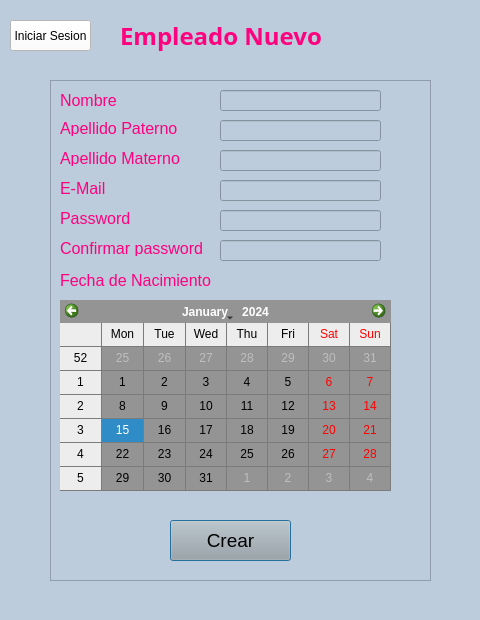
<?xml version="1.0" encoding="UTF-8"?>
<ui version="4.0">
 <class>Dialog</class>
 <widget class="QDialog" name="Dialog">
  <property name="geometry">
   <rect>
    <x>0</x>
    <y>0</y>
    <width>480</width>
    <height>620</height>
   </rect>
  </property>
  <property name="windowTitle">
   <string>Dialog</string>
  </property>
  <property name="styleSheet">
   <string notr="true">background-color: #bcccdc/* rgb(60,60,60)*/;</string>
  </property>
  <widget class="QFrame" name="frame_2">
   <property name="geometry">
    <rect>
     <x>50</x>
     <y>80</y>
     <width>381</width>
     <height>501</height>
    </rect>
   </property>
   <property name="frameShape">
    <enum>QFrame::StyledPanel</enum>
   </property>
   <property name="frameShadow">
    <enum>QFrame::Raised</enum>
   </property>
   <widget class="QLabel" name="label_3">
    <property name="geometry">
     <rect>
      <x>10</x>
      <y>70</y>
      <width>121</width>
      <height>16</height>
     </rect>
    </property>
    <property name="font">
     <font>
      <family>Arial</family>
      <pointsize>12</pointsize>
     </font>
    </property>
    <property name="styleSheet">
     <string notr="true">color: rgb(255, 0, 127);
</string>
    </property>
    <property name="text">
     <string>Apellido Materno </string>
    </property>
   </widget>
   <widget class="QLabel" name="label">
    <property name="geometry">
     <rect>
      <x>10</x>
      <y>10</y>
      <width>71</width>
      <height>21</height>
     </rect>
    </property>
    <property name="font">
     <font>
      <family>Arial</family>
      <pointsize>12</pointsize>
     </font>
    </property>
    <property name="styleSheet">
     <string notr="true">color: rgb(255, 0, 127);</string>
    </property>
    <property name="text">
     <string>Nombre</string>
    </property>
   </widget>
   <widget class="QLabel" name="label_2">
    <property name="geometry">
     <rect>
      <x>10</x>
      <y>40</y>
      <width>121</width>
      <height>16</height>
     </rect>
    </property>
    <property name="font">
     <font>
      <family>Arial</family>
      <pointsize>12</pointsize>
     </font>
    </property>
    <property name="styleSheet">
     <string notr="true">color: rgb(255, 0, 127);</string>
    </property>
    <property name="text">
     <string>Apellido Paterno</string>
    </property>
   </widget>
   <widget class="QLineEdit" name="nombre">
    <property name="geometry">
     <rect>
      <x>170</x>
      <y>10</y>
      <width>161</width>
      <height>21</height>
     </rect>
    </property>
    <property name="font">
     <font>
      <family>Arial</family>
      <pointsize>12</pointsize>
     </font>
    </property>
    <property name="styleSheet">
     <string notr="true">color: rgb(255, 255, 255);</string>
    </property>
    <property name="text">
     <string/>
    </property>
   </widget>
   <widget class="QLabel" name="label_4">
    <property name="geometry">
     <rect>
      <x>10</x>
      <y>100</y>
      <width>51</width>
      <height>16</height>
     </rect>
    </property>
    <property name="font">
     <font>
      <family>Arial</family>
      <pointsize>12</pointsize>
     </font>
    </property>
    <property name="styleSheet">
     <string notr="true">color: rgb(255, 0, 127);</string>
    </property>
    <property name="text">
     <string>E-Mail</string>
    </property>
   </widget>
   <widget class="QLabel" name="label_5">
    <property name="geometry">
     <rect>
      <x>10</x>
      <y>130</y>
      <width>81</width>
      <height>16</height>
     </rect>
    </property>
    <property name="font">
     <font>
      <family>Arial</family>
      <pointsize>12</pointsize>
     </font>
    </property>
    <property name="styleSheet">
     <string notr="true">color: rgb(255, 0, 127);</string>
    </property>
    <property name="text">
     <string>Password </string>
    </property>
   </widget>
   <widget class="QLineEdit" name="ap_pat">
    <property name="geometry">
     <rect>
      <x>170</x>
      <y>40</y>
      <width>161</width>
      <height>21</height>
     </rect>
    </property>
    <property name="font">
     <font>
      <family>Arial</family>
      <pointsize>12</pointsize>
     </font>
    </property>
    <property name="styleSheet">
     <string notr="true">color: rgb(255, 255, 255);</string>
    </property>
    <property name="text">
     <string/>
    </property>
   </widget>
   <widget class="QLineEdit" name="ap_mat">
    <property name="geometry">
     <rect>
      <x>170</x>
      <y>70</y>
      <width>161</width>
      <height>21</height>
     </rect>
    </property>
    <property name="font">
     <font>
      <family>Arial</family>
      <pointsize>12</pointsize>
     </font>
    </property>
    <property name="styleSheet">
     <string notr="true">color: rgb(255, 255, 255);</string>
    </property>
    <property name="text">
     <string/>
    </property>
   </widget>
   <widget class="QLineEdit" name="email">
    <property name="geometry">
     <rect>
      <x>170</x>
      <y>100</y>
      <width>161</width>
      <height>21</height>
     </rect>
    </property>
    <property name="font">
     <font>
      <family>Arial</family>
      <pointsize>12</pointsize>
     </font>
    </property>
    <property name="styleSheet">
     <string notr="true">color: rgb(255, 255, 255);</string>
    </property>
    <property name="text">
     <string/>
    </property>
   </widget>
   <widget class="QLineEdit" name="password">
    <property name="geometry">
     <rect>
      <x>170</x>
      <y>130</y>
      <width>161</width>
      <height>21</height>
     </rect>
    </property>
    <property name="font">
     <font>
      <family>Arial</family>
      <pointsize>12</pointsize>
     </font>
    </property>
    <property name="styleSheet">
     <string notr="true">color: rgb(255, 255, 255);</string>
    </property>
    <property name="text">
     <string/>
    </property>
   </widget>
   <widget class="QLabel" name="label_8">
    <property name="geometry">
     <rect>
      <x>10</x>
      <y>160</y>
      <width>151</width>
      <height>16</height>
     </rect>
    </property>
    <property name="font">
     <font>
      <family>Arial</family>
      <pointsize>12</pointsize>
     </font>
    </property>
    <property name="styleSheet">
     <string notr="true">color: rgb(255, 0, 127);</string>
    </property>
    <property name="text">
     <string>Confirmar password</string>
    </property>
   </widget>
   <widget class="QLineEdit" name="confirpass">
    <property name="geometry">
     <rect>
      <x>170</x>
      <y>160</y>
      <width>161</width>
      <height>21</height>
     </rect>
    </property>
    <property name="font">
     <font>
      <family>Arial</family>
      <pointsize>12</pointsize>
     </font>
    </property>
    <property name="styleSheet">
     <string notr="true">color: rgb(255, 255, 255);</string>
    </property>
    <property name="text">
     <string/>
    </property>
   </widget>
   <widget class="QLabel" name="label_7">
    <property name="geometry">
     <rect>
      <x>10</x>
      <y>190</y>
      <width>161</width>
      <height>21</height>
     </rect>
    </property>
    <property name="font">
     <font>
      <family>Arial</family>
      <pointsize>12</pointsize>
     </font>
    </property>
    <property name="styleSheet">
     <string notr="true">color: rgb(255, 0, 127);</string>
    </property>
    <property name="text">
     <string>Fecha de Nacimiento</string>
    </property>
   </widget>
   <widget class="QCalendarWidget" name="calendar">
    <property name="geometry">
     <rect>
      <x>10</x>
      <y>220</y>
      <width>331</width>
      <height>191</height>
     </rect>
    </property>
    <property name="styleSheet">
     <string notr="true">background-color: #949494;
alternate-background-color: #eeeded;</string>
    </property>
    <property name="gridVisible">
     <bool>true</bool>
    </property>
    <property name="navigationBarVisible">
     <bool>true</bool>
    </property>
    <property name="dateEditEnabled">
     <bool>true</bool>
    </property>
   </widget>
   <widget class="QPushButton" name="crearbutton">
    <property name="geometry">
     <rect>
      <x>120</x>
      <y>440</y>
      <width>121</width>
      <height>41</height>
     </rect>
    </property>
    <property name="font">
     <font>
      <family>Arial</family>
      <pointsize>14</pointsize>
     </font>
    </property>
    <property name="styleSheet">
     <string notr="true">background-color: rgb(167, 168, 167);</string>
    </property>
    <property name="text">
     <string>Crear</string>
    </property>
   </widget>
  </widget>
  <widget class="QLabel" name="label_6">
   <property name="geometry">
    <rect>
     <x>120</x>
     <y>20</y>
     <width>251</width>
     <height>31</height>
    </rect>
   </property>
   <property name="font">
    <font>
     <family>Arial Black</family>
     <pointsize>18</pointsize>
     <weight>75</weight>
     <bold>true</bold>
    </font>
   </property>
   <property name="styleSheet">
    <string notr="true">color: rgb(255, 0, 127);</string>
   </property>
   <property name="text">
    <string>Empleado Nuevo </string>
   </property>
  </widget>
  <widget class="QPushButton" name="pbLogin">
   <property name="geometry">
    <rect>
     <x>10</x>
     <y>20</y>
     <width>81</width>
     <height>31</height>
    </rect>
   </property>
   <property name="styleSheet">
    <string notr="true">background-color:#FFF;</string>
   </property>
   <property name="text">
    <string>Iniciar Sesion</string>
   </property>
  </widget>
 </widget>
 <resources/>
 <connections/>
</ui>
